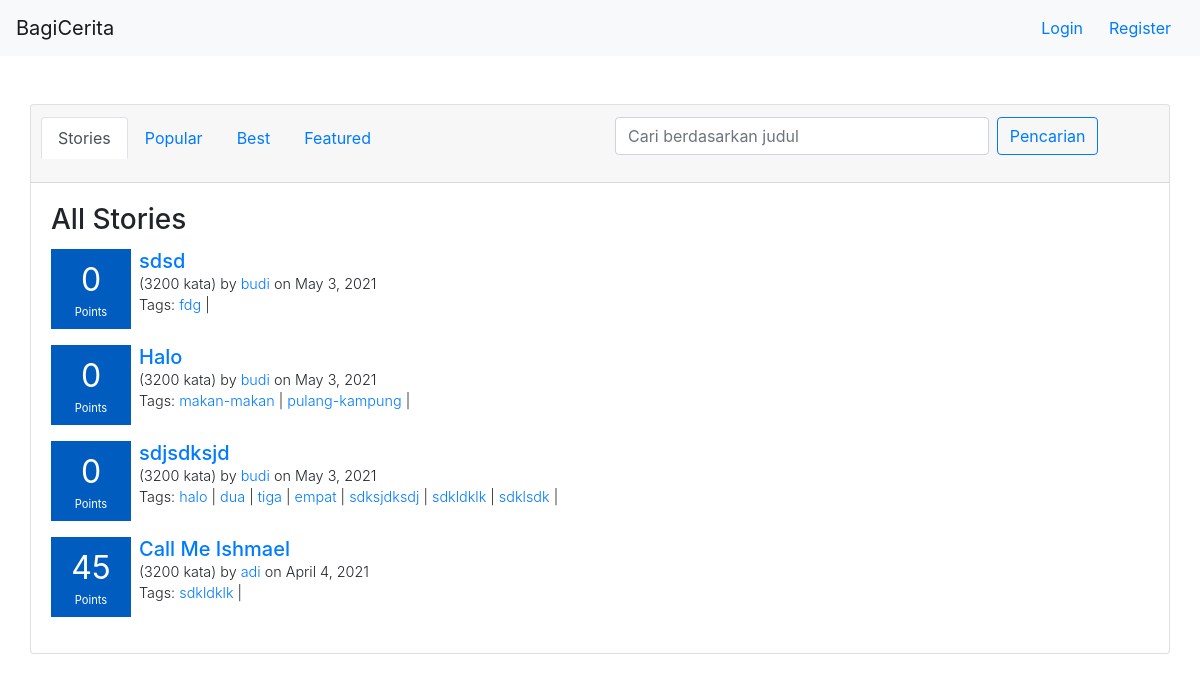
Before: /stories/ with the older database file.
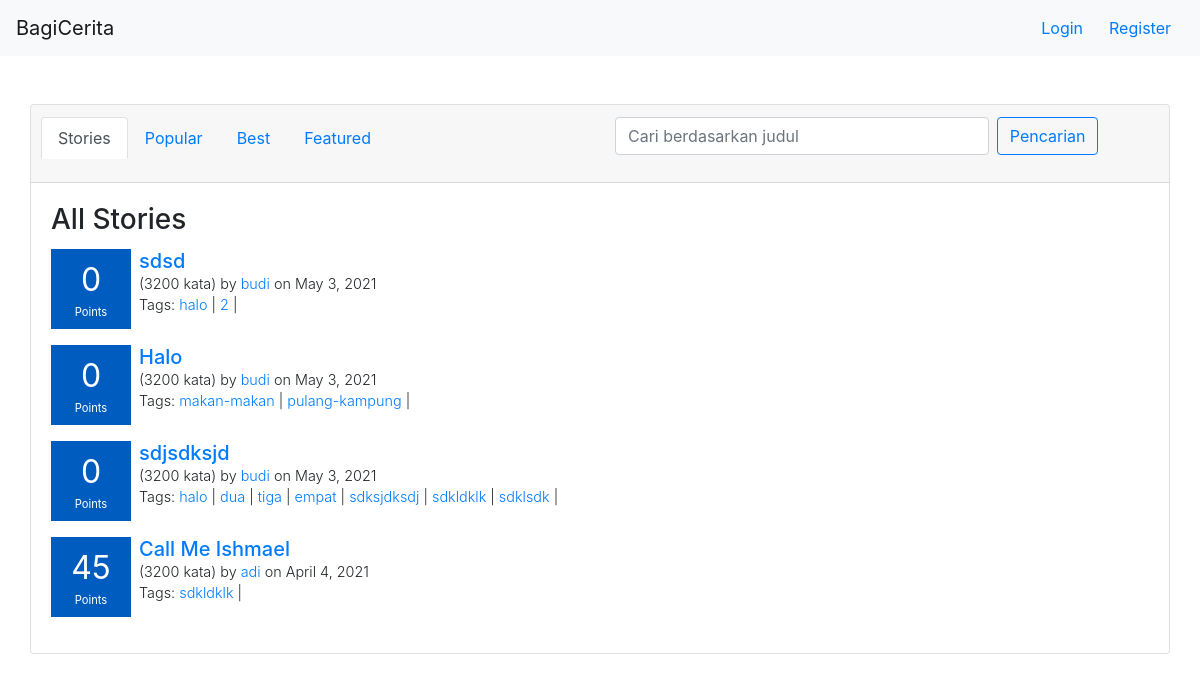
After: the same page with the newer database file.
### story/models.py (models this page shows, shortened)
class Story(models.Model):
    title = models.CharField(max_length=120,blank=True)
    date_posted = models.DateField(null=True, blank=True)
    content = models.TextField(blank=True,null=True)
    user = models.ForeignKey(User, on_delete=models.CASCADE,default=None)
    class Meta:
        ordering = ["-date_posted"]

class Tag(models.Model):
    name = models.CharField(max_length=120,blank=True)
    stories = models.ManyToManyField(Story)

### story/views.py (the view)
# urls.py: path('',stories_view,name="stories"),
def stories_view(request):
    stories = get_stories()
    context={
        "page":"stories",
        "stories": stories
    }
    return render(request,"story/stories.html",context)

### bagicerita/context_processor.py (called while the page is built)
def get_auth_form(request):
    registerForm = UserCreationForm()
    return{
        'register_form':registerForm
    }

def check_if_logged_in(request):
    if request.user.is_authenticated:
        return{
            'logged_in':True,
            'username':request.user.username
        }
    else:
        return {
            'logged_in':False
        }

### story/templatetags/story_tags.py (called while the page is built)
@register.inclusion_tag('story/story_box.html')
def story_box_tag(story):
    return {'story':story}

### story/views.py (called while the page is built)
def get_stories():
    stories = Story.objects.all()
    returned_stories=[]
    for story in stories:
        story = get_story(story)
        returned_stories.append(story)
    return returned_stories

def get_story(story):
    story.tags = story.tag_set.all()
    story = calculate_story_rating(story)
    return story

def calculate_story_rating(story):
    comments = story.comment_set.filter(replied_comment_id=0)
    story_rating=0
    for comment in comments:
        story_rating+=comment.rating
    story.rating = story_rating
    return story

### templates/story/stories.html (shortened to what this page needs)
{% extends 'base.html' %}
{% load story_tags %}
{% block content %}
    {% include 'navbar.html' %}
    <div class="container">
        <div class="row mt-5">
            <div class="card" style="width: 100%">
                <div class="card-header">
                    <div class="row">
                       <div class="col-lg-6 mb-4">
                            <ul class="nav nav-tabs card-header-tabs">
                                <li class="nav-item">
                                    <a class="nav-link {% if page == 'stories' %} active {% endif %}" aria-current="true" href="/stories">Stories</a>
                                </li>
                                <li class="nav-item">
                                    <a class="nav-link {% if page == 'popular' %} active {% endif %} " href="/stories/popular">Popular</a>
                                </li>
                                <li class="nav-item">
                                    <a class="nav-link {% if page == 'best' %} active {% endif %}" href="/stories/best">Best</a>
                                </li>
                                <li class="nav-item">
                                    <a class="nav-link {% if page == 'featured' %} active {% endif %}" href="/stories/featured">Featured</a>
                                </li>
                            </ul>
                       </div>
                       <div class="col-lg-6">
                            <form class="form-inline">
                                <input class="searchbar form-control mr-2" type="search" placeholder="Cari berdasarkan judul" aria-label="Search">
                                <button class="btn btn-outline-primary" type="submit">Pencarian</button>
                            </form>
                       </div>
                    </div>
                </div>
                <div class="card-body">
                    <h3 class="card-title">All Stories</h3>
                    {% for story in stories %}
                        {% story_box_tag story %}
                    {% endfor %}
                </div>
            </div>
        </div>
    </div>
{% endblock %}

### templates/story/story_box.html
<div class="story-box mb-3">
    <div class="score-box mr-2">
        <div class="points-number text-center mb-0">{{story.rating}}</div>
        <div class="points-text text-center">Points</div>
    </div>
    <div class="info">
        <h5 class="mb-0"><a href="/stories/{{story.id}}">{{story.title}}</a></h5>
        <span class="text-story-info text font-weight-light">(3200 kata) by <a href="/user/{story.user.username}/profile">{{story.user.username}}</a> on {{story.date_posted}}</span>
        <span class="text-story-info text tags font-weight-light">Tags:
            {% for tag in  story.tags%}
                <a href="twitter.com">{{tag.name}}</a> |
            {% endfor %}
        </span>
    </div>
</div>

Changed rows visible on the page:
changed Story "sdsd": loses Tag (name "fdg"); gains Tag (name "halo")
added Tag: name "2", shown under Story "sdsd"
